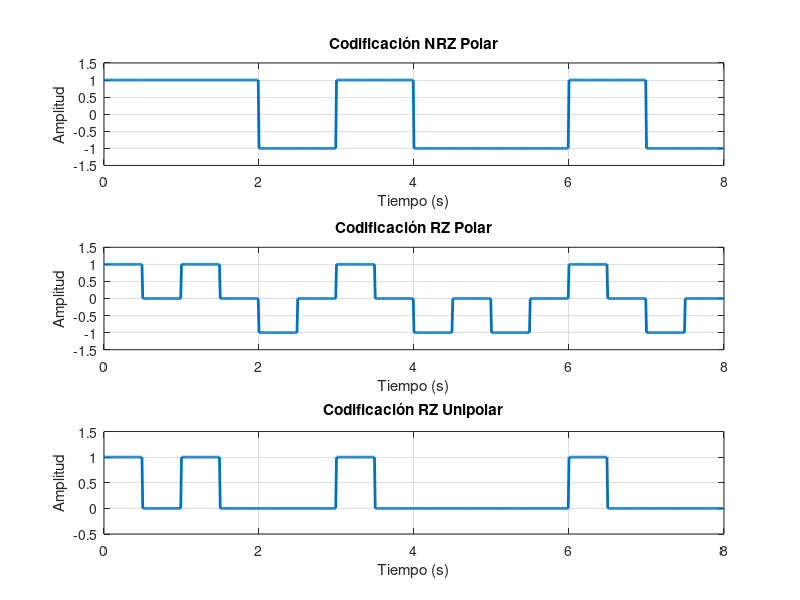

Write the MATLAB code that produced this figure.
clc; 
clear; 
close all;

%% 1. Secuencia binaria
bits = [1 1 0 1 0 0 1 0];
N = length(bits);           

%% 2. Parámetros de tiempo
Tb = 1;                     % Duración del bit
fs = 100;                   % Frecuencia de muestreo
t = 0:1/fs:Tb - 1/fs;       % Tiempo para un bit
time_total = 0:1/fs:N*Tb - 1/fs;

%% 3. Inicialización de señales
nrz_polar = [];     % Codificación NRZ Polar
rz_polar = [];      % Codificación RZ Polar
rz_unipolar = [];   % Codificación RZ Unipolar

for i = 1:N
    % --- NRZ Polar ---
    if bits(i) == 1
        nrz_bit = ones(1, length(t));      % 1 → +1
    else
        nrz_bit = -ones(1, length(t));     % 0 → -1
    end
    nrz_polar = [nrz_polar nrz_bit];

    % --- RZ Polar ---
    if bits(i) == 1
        rz_p = [ones(1, length(t)/2), zeros(1, length(t)/2)];  % 1 → +1 medio bit
    else
        rz_p = -[ones(1, length(t)/2), zeros(1, length(t)/2)]; % 0 → -1 medio bit
    end
    rz_polar = [rz_polar rz_p];

    % --- RZ Unipolar ---
    if bits(i) == 1
        rz_u = [ones(1, length(t)/2), zeros(1, length(t)/2)];  % 1 → +1 medio bit
    else
        rz_u = zeros(1, length(t));                            % 0 → 0
    end
    rz_unipolar = [rz_unipolar rz_u];
end

figure;

subplot(3,1,1);
plot(time_total, nrz_polar, 'LineWidth', 2);
title('Codificación NRZ Polar');
xlabel('Tiempo (s)');
ylabel('Amplitud');
axis([0 N -1.5 1.5]);
grid on;

subplot(3,1,2);
plot(time_total, rz_polar, 'LineWidth', 2);
title('Codificación RZ Polar');
xlabel('Tiempo (s)');
ylabel('Amplitud');
axis([0 N -1.5 1.5]);
grid on;

subplot(3,1,3);
plot(time_total, rz_unipolar, 'LineWidth', 2);
title('Codificación RZ Unipolar');
xlabel('Tiempo (s)');
ylabel('Amplitud');
axis([0 N -0.5 1.5]);
grid on;
